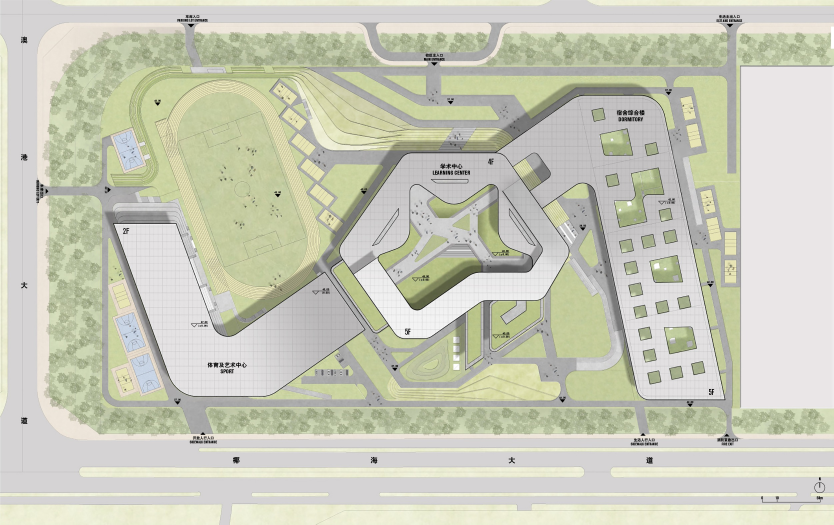
#> input picture refs/drawings/2020_scheme/01_SITE-PLAN 总平面.jpg, 2500 x 1574 px (shown at 1/3 size)
$ python -i imagekit.py   (imports and definitions only)
#> lines starting #> are read from the running program, lines starting #| are printed output that depends on the picture; after the words box and inside, x2 and y2 are one past the last pixel; in counts of white or black regions, pixels touching at a corner belong together
#> further down, picture is the input picture: shape (1574, 2500, 3); mean B, G, R 185.9, 202.9, 201.4
"""图像读取、缩放与边缘提取工具（P0 配准与描图共用）。"""

from __future__ import annotations

import json
from pathlib import Path

import cv2
import numpy as np

ROOT = Path(__file__).resolve().parents[2]
HIRES = ROOT / "research" / "plans" / "hires"
DATA = ROOT / "src" / "data"
REPORTS = ROOT / "reports" / "align"

# 1.1 五张基准图（高清版）
SHEETS = {
    "01": "02_color_site.jpg",
    "02": "03_roof_plan.jpg",
    "03": "04_line_site.jpg",
    "04": "05_cloud_3f.jpg",
    "05": "06_cloud_section.jpg",
}


def load_sheet(key: str, gray: bool = True) -> np.ndarray:
    path = HIRES / SHEETS[key]
    flag = cv2.IMREAD_GRAYSCALE if gray else cv2.IMREAD_COLOR
    img = cv2.imread(str(path), flag)
    if img is None:
        raise FileNotFoundError(path)
    return img


def resize_to_width(img: np.ndarray, width: int) -> np.ndarray:
    h, w = img.shape[:2]
    height = int(round(h * width / w))
    return cv2.resize(img, (width, height), interpolation=cv2.INTER_AREA)


def edges(img: np.ndarray, low: int = 40, high: int = 110, blur: float = 1.2) -> np.ndarray:
#> called with low = 40, high = 110, blur = 1.2
    g = cv2.GaussianBlur(img, (5, 5), blur)
    e = cv2.Canny(g, low, high)
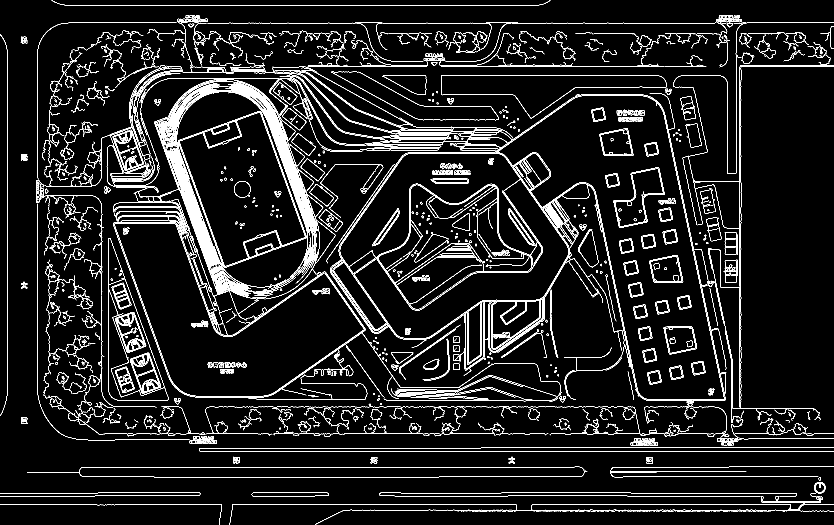
#> e: shape (1574, 2500) (shown at 1/3 size); 5.3% white in thin lines or dots
    return cv2.dilate(e, np.ones((3, 3), np.uint8)).astype(np.float32) / 255.0
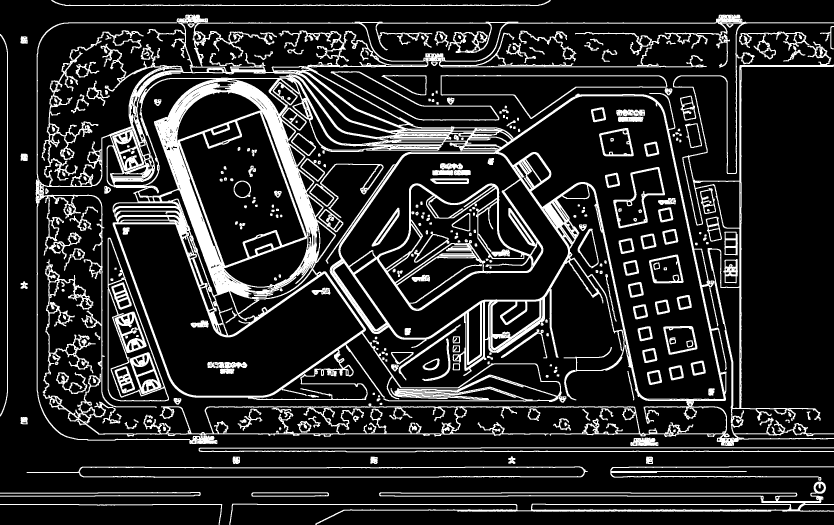
#> returned value: shape (1574, 2500) float32 (shown at 1/3 size); values 0 (black) and 1 (white), 15.8% white; 315 white regions, largest, box (x1, y1, x2, y2) and area: (107, 44, 2500, 1338) 417329, (688, 1445, 2500, 1574) 23266, (596, 1342, 2500, 1357) 11677


def read_json(path: Path):
    return json.loads(Path(path).read_text(encoding="utf-8"))


def write_json(path: Path, obj) -> None:
    path = Path(path)
    path.parent.mkdir(parents=True, exist_ok=True)
    path.write_text(json.dumps(obj, ensure_ascii=False, indent=2) + "\n", encoding="utf-8")

>>> import cv2
>>> picture = cv2.imread('../../../refs/drawings/2020_scheme/01_SITE-PLAN 总平面.jpg')
>>> result = edges(picture)
